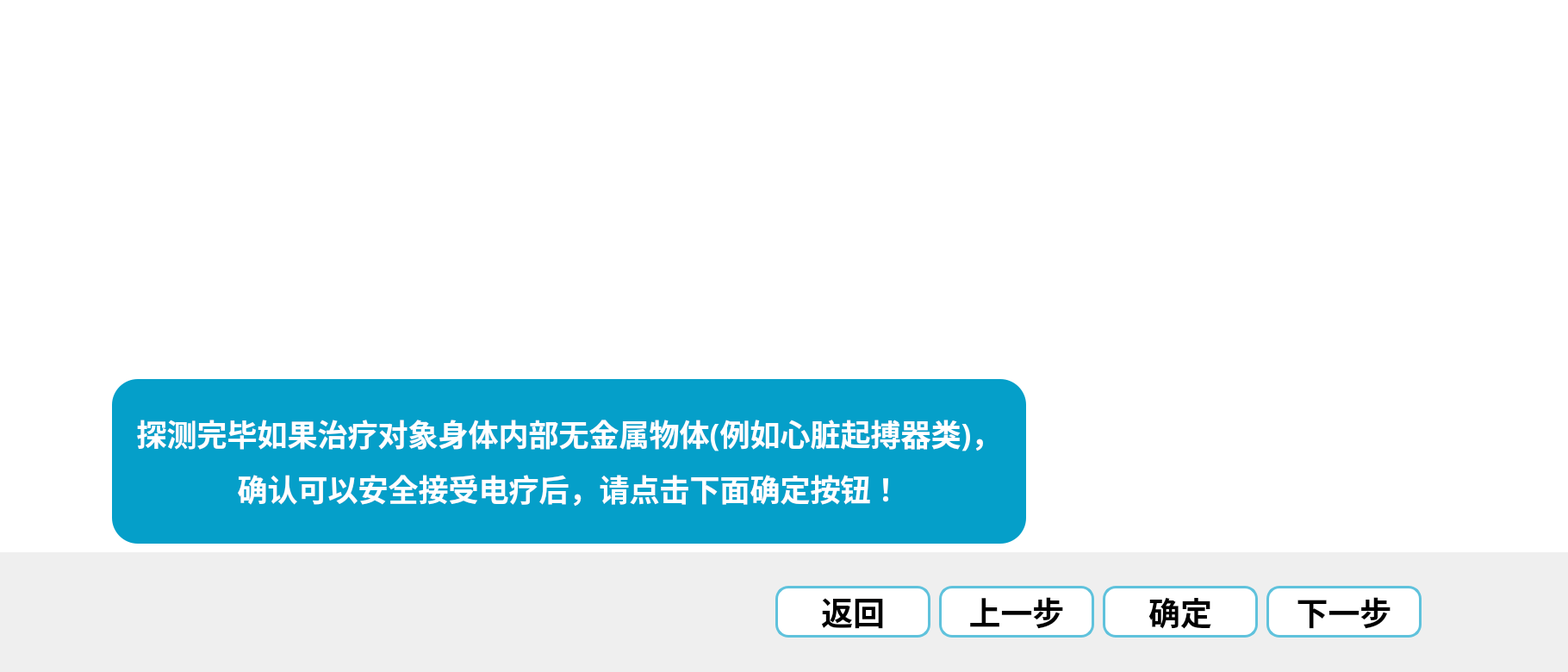
<?xml version="1.0" encoding="UTF-8"?>
<ui version="4.0">
 <class>AutoTreatPrePrepareClass</class>
 <widget class="QWidget" name="AutoTreatPrePrepareClass">
  <property name="geometry">
   <rect>
    <x>0</x>
    <y>0</y>
    <width>1820</width>
    <height>780</height>
   </rect>
  </property>
  <property name="windowTitle">
   <string>AutoTreatPrePrepare</string>
  </property>
  <widget class="QLabel" name="label_7">
   <property name="geometry">
    <rect>
     <x>0</x>
     <y>0</y>
     <width>1920</width>
     <height>641</height>
    </rect>
   </property>
   <property name="styleSheet">
    <string notr="true">QLabel
{
	background-color:#FFFFFF;
}</string>
   </property>
   <property name="text">
    <string/>
   </property>
  </widget>
  <widget class="QPushButton" name="pushButton_Back">
   <property name="geometry">
    <rect>
     <x>900</x>
     <y>680</y>
     <width>180</width>
     <height>60</height>
    </rect>
   </property>
   <property name="font">
    <font>
     <family>阿里巴巴普惠体</family>
     <pointsize>28</pointsize>
     <weight>75</weight>
     <bold>true</bold>
    </font>
   </property>
   <property name="styleSheet">
    <string notr="true">QPushButton
{
    /*背景颜色*/  
	background-color:rgb(255,255,255);
	border-radius:15px;
	border:3px solid rgb(95,194,220);
}

QPushButton:pressed
{
    background-color:rgb(0,157,200);
}</string>
   </property>
   <property name="text">
    <string>返回</string>
   </property>
  </widget>
  <widget class="QPushButton" name="pushButton_LastStep">
   <property name="geometry">
    <rect>
     <x>1090</x>
     <y>680</y>
     <width>180</width>
     <height>60</height>
    </rect>
   </property>
   <property name="font">
    <font>
     <family>阿里巴巴普惠体</family>
     <pointsize>28</pointsize>
     <weight>75</weight>
     <bold>true</bold>
    </font>
   </property>
   <property name="styleSheet">
    <string notr="true">QPushButton
{
    /*背景颜色*/  
	background-color:rgb(255,255,255);
	border-radius:15px;
	border:3px solid rgb(95,194,220);
}

QPushButton:pressed
{
    background-color:rgb(0,157,200);
}</string>
   </property>
   <property name="text">
    <string>上一步</string>
   </property>
  </widget>
  <widget class="QPushButton" name="pushButton_NextStep">
   <property name="geometry">
    <rect>
     <x>1470</x>
     <y>680</y>
     <width>180</width>
     <height>60</height>
    </rect>
   </property>
   <property name="font">
    <font>
     <family>阿里巴巴普惠体</family>
     <pointsize>28</pointsize>
     <weight>75</weight>
     <bold>true</bold>
    </font>
   </property>
   <property name="styleSheet">
    <string notr="true">QPushButton
{
    /*背景颜色*/  
	background-color:rgb(255,255,255);
	border-radius:15px;
	border:3px solid rgb(95,194,220);
}

QPushButton:pressed
{
    background-color:rgb(0,157,200);
}</string>
   </property>
   <property name="text">
    <string>下一步</string>
   </property>
  </widget>
  <widget class="QPushButton" name="pushButton_Confirm">
   <property name="geometry">
    <rect>
     <x>1280</x>
     <y>680</y>
     <width>180</width>
     <height>60</height>
    </rect>
   </property>
   <property name="font">
    <font>
     <family>阿里巴巴普惠体</family>
     <pointsize>28</pointsize>
     <weight>75</weight>
     <bold>true</bold>
    </font>
   </property>
   <property name="styleSheet">
    <string notr="true">QPushButton
{
    /*背景颜色*/  
	background-color:rgb(255,255,255);
	border-radius:15px;
	border:3px solid rgb(95,194,220);
}

QPushButton:pressed
{
    background-color:rgb(0,157,200);
}</string>
   </property>
   <property name="text">
    <string>确定</string>
   </property>
  </widget>
  <widget class="QLabel" name="label_MetalDetect">
   <property name="geometry">
    <rect>
     <x>130</x>
     <y>100</y>
     <width>259</width>
     <height>259</height>
    </rect>
   </property>
   <property name="text">
    <string/>
   </property>
   <property name="pixmap">
    <pixmap resource="PhysicalTherapyRobot.qrc">:/MetalDetectImage.png</pixmap>
   </property>
  </widget>
  <widget class="QLabel" name="label_Arrow">
   <property name="geometry">
    <rect>
     <x>420</x>
     <y>210</y>
     <width>61</width>
     <height>44</height>
    </rect>
   </property>
   <property name="text">
    <string/>
   </property>
   <property name="pixmap">
    <pixmap resource="PhysicalTherapyRobot.qrc">:/DoubleArrow.png</pixmap>
   </property>
  </widget>
  <widget class="QLabel" name="label_PasteNegative">
   <property name="geometry">
    <rect>
     <x>500</x>
     <y>100</y>
     <width>259</width>
     <height>259</height>
    </rect>
   </property>
   <property name="text">
    <string/>
   </property>
   <property name="pixmap">
    <pixmap resource="PhysicalTherapyRobot.qrc">:/PasteNegative.png</pixmap>
   </property>
  </widget>
  <widget class="QLabel" name="label_DoubleArrow2">
   <property name="geometry">
    <rect>
     <x>790</x>
     <y>200</y>
     <width>61</width>
     <height>44</height>
    </rect>
   </property>
   <property name="text">
    <string/>
   </property>
   <property name="pixmap">
    <pixmap resource="PhysicalTherapyRobot.qrc">:/DoubleArrow.png</pixmap>
   </property>
  </widget>
  <widget class="QLabel" name="label">
   <property name="geometry">
    <rect>
     <x>860</x>
     <y>20</y>
     <width>421</width>
     <height>411</height>
    </rect>
   </property>
   <property name="styleSheet">
    <string notr="true">background-color: transparent;</string>
   </property>
   <property name="text">
    <string/>
   </property>
   <property name="pixmap">
    <pixmap resource="PhysicalTherapyRobot.qrc">:/Gel.png</pixmap>
   </property>
  </widget>
  <widget class="QLabel" name="label_Human">
   <property name="geometry">
    <rect>
     <x>1300</x>
     <y>30</y>
     <width>311</width>
     <height>556</height>
    </rect>
   </property>
   <property name="text">
    <string/>
   </property>
   <property name="pixmap">
    <pixmap resource="PhysicalTherapyRobot.qrc">:/Human1.png</pixmap>
   </property>
  </widget>
  <widget class="QLabel" name="label_GreenTriangle1">
   <property name="geometry">
    <rect>
     <x>230</x>
     <y>40</y>
     <width>47</width>
     <height>36</height>
    </rect>
   </property>
   <property name="text">
    <string/>
   </property>
  </widget>
  <widget class="QLabel" name="label_GreenTriangle2">
   <property name="geometry">
    <rect>
     <x>620</x>
     <y>40</y>
     <width>47</width>
     <height>36</height>
    </rect>
   </property>
   <property name="text">
    <string/>
   </property>
  </widget>
  <widget class="QLabel" name="label_GreenTriangle3">
   <property name="geometry">
    <rect>
     <x>990</x>
     <y>30</y>
     <width>47</width>
     <height>36</height>
    </rect>
   </property>
   <property name="text">
    <string/>
   </property>
  </widget>
  <widget class="QLabel" name="label_Instruction">
   <property name="geometry">
    <rect>
     <x>130</x>
     <y>440</y>
     <width>1061</width>
     <height>191</height>
    </rect>
   </property>
   <property name="font">
    <font>
     <family>阿里巴巴普惠体</family>
     <pointsize>26</pointsize>
     <weight>75</weight>
     <bold>true</bold>
    </font>
   </property>
   <property name="styleSheet">
    <string notr="true">background-color:#059FC9;
color:white;
border-radius:30px;</string>
   </property>
   <property name="text">
    <string>&lt;html&gt;&lt;head/&gt;&lt;body&gt;&lt;p&gt;    探测完毕如果治疗对象身体内部无金属物体(例如心脏起搏器类)，&lt;/p&gt;&lt;p&gt;    确认可以安全接受电疗后，请点击下面确定按钮！&lt;/p&gt;&lt;/body&gt;&lt;/html&gt;</string>
   </property>
   <property name="alignment">
    <set>Qt::AlignCenter</set>
   </property>
   <property name="wordWrap">
    <bool>true</bool>
   </property>
  </widget>
  <widget class="QLabel" name="label_Glass">
   <property name="geometry">
    <rect>
     <x>1370</x>
     <y>140</y>
     <width>51</width>
     <height>59</height>
    </rect>
   </property>
   <property name="text">
    <string/>
   </property>
   <property name="pixmap">
    <pixmap resource="PhysicalTherapyRobot.qrc">:/Glass.png</pixmap>
   </property>
  </widget>
 </widget>
 <layoutdefault spacing="6" margin="11"/>
 <resources>
  <include location="PhysicalTherapyRobot.qrc"/>
 </resources>
 <connections/>
</ui>
